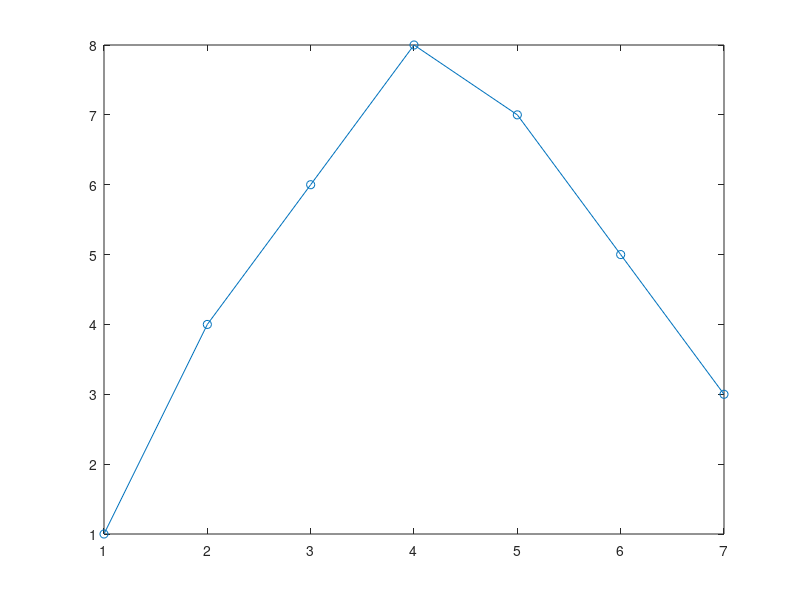

MATLAB code for this plot:
%% Q2
f = [1 4 6 8 7 5 3];
int = interp1(f, 1:7);
figure
plot(int)
hold on
scatter(1:7, f)

%% Q3.1
% Train
c1 = [0.4003 0.3988 0.3998 0.3997 0.4010 0.3995 0.3991];
c2 = [0.2554 0.3139 0.2627 0.3802 0.3287 0.3160 0.2924];
c3 = [0.5632 0.7687 0.0524 0.7586 0.4243 0.5005 0.6769];
xtrain = [c1(1:4) c2(1:4) c3(1:4)];
Y = [ones(1,4) ones(1,4)*2 ones(1,4)*3];
model = fitcknn(xtrain', Y');

% Predict
xtest = [c1(5:end) c2(5:end) c3(5:end)];
label = predict(model, xtest')';

%% Q3.2
m = [0.4 0.3 0.5];
std = [0.01 0.05 0.2];
map = zeros(3, 7*3);
for i=1:3
    map(i,:) = normpdf([c1 c2 c3], m(i), std(i));
end

labels = zeros(1,7*3);
for i=1:7*3
    [~,label] = max(map(:,i));
    labels(i) = label;
end
%% Q5
im = [1 0 0 0;0 1 0 0;0 0 1 0;0 1 0 0];
% P(error) = eps
eps = 0.2;
apriori = [0.3 0.2 0.2 0.3];
P_im_i = zeros(1,4);
P_x = 0;
for i=1:4
    % Test each column
    nbr_wrong = nnz(~im(:,i));
    P_im_i(i) = eps^nbr_wrong*(1-eps)^(4-nbr_wrong);
    P_x = P_x + P_im_i(i) * apriori(i);
end
apost = (P_im_i.*apriori)/P_x;

%% Q6
% Represent the possible images as binary matrices
x = [0 0 0;1 0 0;0 1 0;0 0 1;1 1 0];
B = [1 1 0;1 0 1;1 1 0;1 0 1;1 1 0];
O = [0 1 0;1 0 1;1 0 1;1 0 1;0 1 0];
eight = [0 1 0;1 0 1;0 1 0;1 0 1;0 1 0];
ims = cell(1,3);
ims{1} = B;
ims{2} = O;
ims{3} = eight;

eps_orig_white = 0.3;
eps_orig_black = 0.2;
apriori = [0.3 0.4 0.3];
P_im_i = zeros(1,3);
P_x = 0;
for i=1:3
    % Test each image
    wrong_pixels = abs(x-ims{i});
    wrong_values = x(find(wrong_pixels));
    nbr_orig_white = nnz(wrong_values);
    nbr_orig_black = numel(wrong_values) - nbr_orig_white;
    P_im_i(i) = eps_orig_white^nbr_orig_white * eps_orig_black^nbr_orig_black; 
    P_x = P_x + P_im_i(i) * apriori(i);
end
apost = (P_im_i.*apriori)/P_x
